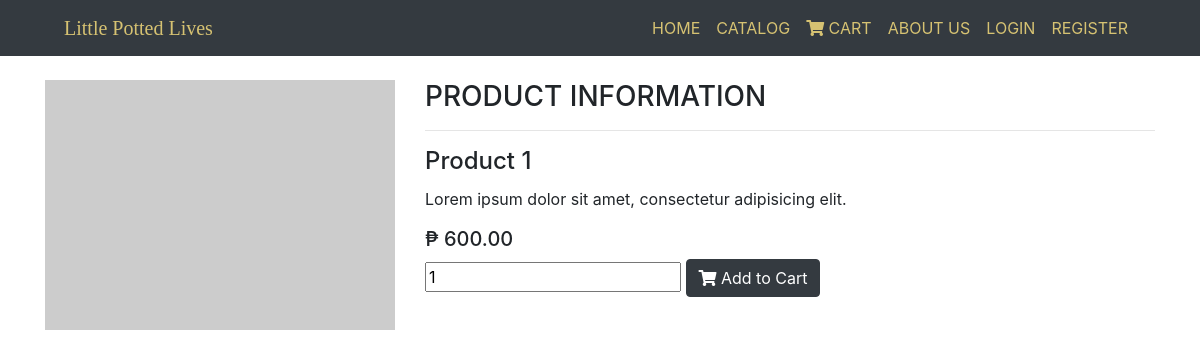
Screenshot of /app/views/product.php?id=4 with the database file from the repository.
### tables this page shows
CREATE TABLE `tbl_items` (
  `id` int(11) NOT NULL,
  `name` varchar(255) NOT NULL,
  `price` decimal(18,2) NOT NULL,
  `description` varchar(255) NOT NULL,
  `img_path` varchar(255) NOT NULL,
  `category_id` int(11) DEFAULT NULL
);

### app/views/product.php (the view)
<?php require_once '../partials/header.php'; ?>
<div class="container">
	<div class="row">
		<?php
			include '../controllers/connect.php';
			$id = $_GET['id'];
			$sql = "SELECT * FROM tbl_items WHERE id = '$id'";
			$result = mysqli_query($conn, $sql);
			while($row = mysqli_fetch_assoc($result)){
			echo "
				<div class='col-lg-4 col-md-6 col-sm-6 mb-5'>
			    <img src='$row[img_path]'>
			  </div>
			  <div class='col-lg-8 col-md-6 col-sm-6 mb-5'>
			    <h3>PRODUCT INFORMATION<h3><hr>
			    <h4 class='card-title'>$row[name]</h4>
		      <p>$row[description]</p>
			    <h5>&#8369 $row[price]</h5>
		      <input type='number' class='mb-3' min='1' value='1' id='quantity$row[id]'>
		      <button class='btn btn-dark' id='addToCart' data-id='$row[id]'><i class='fas fa-shopping-cart'></i>  Add to Cart</button>
			  </div>";
			 }
		?>
	</div>
</div>
<?php require '../partials/footer.php'; ?>

### rows the page displays
tbl_items: name "Product 1", description "Lorem ipsum dolor sit amet, consectetur adipisicing elit.", price "600.00"
